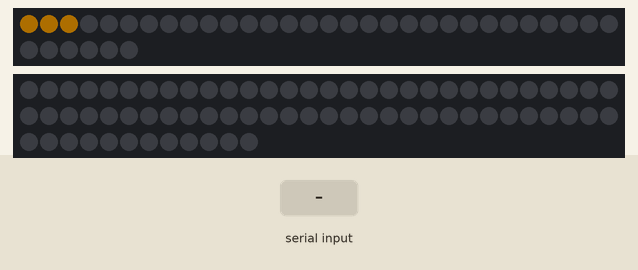
A sketch run on a simulated Arduino Uno, built for the host (arithmetic inside an expression is 32-bit, double 64-bit). Shown: 36 RGB LEDs in strip order, left to right, continuing on the next row, 72 RGB LEDs in strip order, left to right, continuing on the next row. The inputs (shaded band) are chosen by the test bench. Dim RGB values are drawn brighter than linear; the local clock reads 2024-03-15 10:24:30 at power-on unless the sketch sets it.

Above: at 3.7 s.
3.8 s: "90,45,200\n" received over Serial
At 5.2 s:
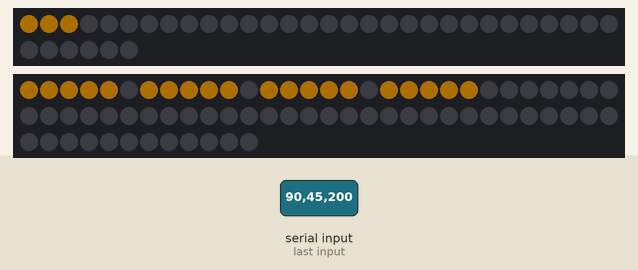
5.5 s: "30,150,10\n" received over Serial
At 6.9 s:
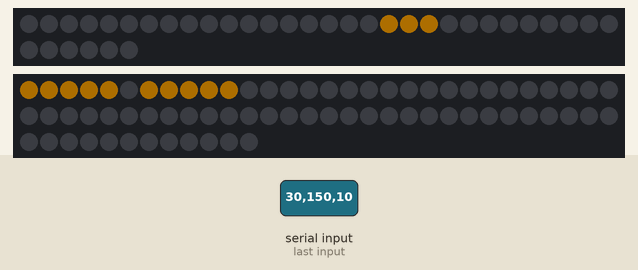
7.5 s: "set,150\n" received over Serial
Timing chart, 0 to 10.5 s (numbered marks = the images above; inputs shaded):
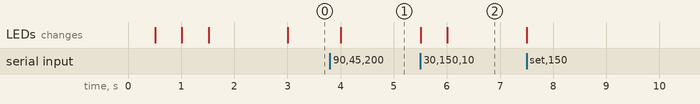

Measured:
- after the input at 3.8 s, the LEDs: change after 0.20 s (image 1)
- after the input at 5.5 s, the LEDs: first change at once (image 2 shows a later state)

The sketch:

vcp_stable.ino
```cpp
#include <Adafruit_NeoPixel.h>
#include <iarduino_RTC.h>

int lastMinute;
int lastMode;
bool isOn = true;
bool isActive = true;

//settings
int bpower = 1;       // 0 - off, 1 - on
int bbright = 50;      // brightness 0-250
int bmodes = 1;       // 1 - clock, 2 - illumination, 3 - lamp
int bcolor = 1;       // 1 - original, 2 - red, 3 - green, 4 - blue
int bauto = 0;        // automatic start and stop 0 - off, 1 - on
int bautostart = 0;   //start time, if auto is on
int bautostop = 0;    //stop time, if auto is off

//bluetooth data input
const byte numChars = 32;
char receivedChars[numChars];
char tempChars[numChars];        // temporary array for use when parsing
bool newData = false;

String mode;            // set time (time) or adjust settings (set)

int arg1 = 0;
int arg2 = 0;
int arg3 = 0;
int arg4 = 0;
int arg5 = 0;
int arg6 = 0;
int arg7 = 0;

//LED strips
Adafruit_NeoPixel hourStrip = Adafruit_NeoPixel(36, 13, NEO_GRB + NEO_KHZ800);
Adafruit_NeoPixel minuteStrip = Adafruit_NeoPixel(72, 12, NEO_GRB + NEO_KHZ800);

uint32_t orig = minuteStrip.Color(252,165,3);
uint32_t currentColor;

//Clock
iarduino_RTC time(RTC_DS3231);

void setup(){
  lastMinute=61;
  currentColor = orig;
  hourStrip.begin();
  minuteStrip.begin();
  minuteStrip.setBrightness(bbright);    // яркость, от 0 до 255
  hourStrip.setBrightness(bbright);
  minuteStrip.clear();                          // очистить
  minuteStrip.show();                           // отправить на ленту
  hourStrip.clear();
  hourStrip.show();
  Selftest();
  time.begin();
  time.settime(0,0,12,1,1,15,1);  // 0  сек, 51 мин, 21 час, 27, октября, 2015 года, вторник
  Serial.begin(9600);
}

void indicate(int hrStrip, int minStrip){
  //часы
  byte hourIndex;
  if(hrStrip < 12) hourIndex = hrStrip * 3;
  else hourIndex = hrStrip * 3 - 36;
  hourStrip.clear();
  for(int i = hourIndex; i < (hourIndex + 3); i++){
    hourStrip.setPixelColor(i, currentColor);
  }
  hourStrip.show();
  lastMinute = minStrip;

  // минуты

  if(minStrip == 0){
    minuteStrip.clear();
    minuteStrip.show();
  }
  byte minToTile = 5;
  int tiles = minStrip + minStrip/5; //кол-во клеток периметра
  for(int i = 0; i < tiles; i++){
    if(minToTile > 0){
      minuteStrip.setPixelColor(i, currentColor);
      minToTile--;
    }
    else{
      minuteStrip.setPixelColor(i, 0x000000);
      minToTile = 5;
    }
  }
  minuteStrip.show();
}

void updateTime(){
  if(millis()%1000==0){ // если прошла 1 секунда
      time.gettime();
      //проверяем изменилось ли время
      indicate(time.Hours, time.minutes);
      //Serial.println(time.gettime("d-m-Y, H:i:s, D")); // выводим время
  }
}

void updateBluetooth(){
  static byte ndx = 0;
    char endMarker = '\n';
    char rc;

    while (Serial.available() > 0 && newData == false) {
        rc = Serial.read();

        if (rc != endMarker) {
            receivedChars[ndx] = rc;
            ndx++;
            if (ndx >= numChars) {
                ndx = numChars - 1;
            }
        }
        else {
            receivedChars[ndx] = '\0'; // terminate the string
            ndx = 0;
            newData = true;
        }
    }
}

void applySettings(){
  bpower = arg1;

  bbright = arg2;
  hourStrip.setBrightness(bbright);
  minuteStrip.setBrightness(bbright);

  bmodes = arg3;

  bcolor = arg4;
  switch(bcolor){
    case 1:
      currentColor = orig;
      break;

    case 2:
      Serial.println(currentColor);
      currentColor = minuteStrip.Color(256,1,1);
      Serial.println(currentColor);
      break;

    case 3:
      currentColor = orig;
      break;

    case 4:
      currentColor = minuteStrip.Color(0,0,256);
      break;
  }

  bauto = arg5;
  bautostart = arg6;
  bautostop = arg7;
}

void checkNewData(){
  if (newData == true) {
        strcpy(tempChars, receivedChars);
            // this temporary copy is necessary to protect the original data
            //   because strtok() used in parseData() replaces the commas with \0
        parseData();
        if(mode == "set") applySettings();
        else{
          minuteStrip.clear();
          minuteStrip.show();
          time.settime(arg3, arg2, arg1, arg5, arg4, arg6, arg7);
        }
        newData = false;
  }
}

void parseData(){
  char * strtokIndx; // this is used by strtok() as an index

    strtokIndx = strtok(tempChars, ",");
    mode = strtokIndx;
    strtokIndx = strtok(NULL, ",");
    arg1 = atoi(strtokIndx);
    strtokIndx = strtok(NULL, ",");
    arg2 = atoi(strtokIndx);
    strtokIndx = strtok(NULL, ",");
    arg3 = atoi(strtokIndx);
    strtokIndx = strtok(NULL, ",");
    arg4 = atoi(strtokIndx);
    strtokIndx = strtok(NULL, ",");
    arg5 = atoi(strtokIndx);
    strtokIndx = strtok(NULL, ",");
    arg6 = atoi(strtokIndx);
    strtokIndx = strtok(NULL, ",");
    arg7 = atoi(strtokIndx);
}

void loop(){
  updateBluetooth();
  checkNewData();

  if(bpower == 1){
    isOn = true;

    if(bmodes == 1){
      if(lastMode == 2){     //if mode1 selected after mode2
        minuteStrip.clear();
        minuteStrip.show();
        lastMode = 1;
      }
      if(bauto == 0) {
        updateTime();
      }
      else if(bauto == 1){
        autoTime();
      }
    }
    else if(bmodes == 2){ // lantern mode
      hourStrip.fill(currentColor);
      hourStrip.show();
      minuteStrip.fill(currentColor);
      minuteStrip.show();
      lastMode = 2;
    }
  }
  else{ //if turned off
    turnoff();
  }
}

void autoTime(){
  if(millis()%1000==0){
    time.gettime();
  }
  if (time.Hours>=bautostart && time.Hours<bautostop){
      updateTime();
  }
  else{
    hourStrip.clear();
    hourStrip.show();
    minuteStrip.clear();
    minuteStrip.show();
  }
}

void turnoff(){
  if(isOn){
    hourStrip.clear();
    hourStrip.show();
    minuteStrip.clear();
    minuteStrip.show();
    isOn = false;
  }
}

void Selftest(){
  hourStrip.setPixelColor(33, 0xff0000);
  hourStrip.setPixelColor(34, 0xff0000);
  hourStrip.setPixelColor(35, 0xff0000);
  hourStrip.setPixelColor(0, 0xff0000);
  hourStrip.setPixelColor(1, 0xff0000);
  hourStrip.setPixelColor(2, 0xff0000);
  minuteStrip.setPixelColor(70, 0xff0000);
  minuteStrip.setPixelColor(0, 0xff0000);
  hourStrip.show();
  minuteStrip.show();
  delay(500);
  hourStrip.setPixelColor(33, 0x008000);
  hourStrip.setPixelColor(34, 0x008000);
  hourStrip.setPixelColor(35, 0x008000);
  hourStrip.setPixelColor(0, 0x008000);
  hourStrip.setPixelColor(1, 0x008000);
  hourStrip.setPixelColor(2, 0x008000);
  minuteStrip.setPixelColor(70, 0x008000);
  minuteStrip.setPixelColor(0, 0x008000);
  hourStrip.show();
  minuteStrip.show();
  delay(500);
  hourStrip.setPixelColor(33, 0x0000ff);
  hourStrip.setPixelColor(34, 0x0000ff);
  hourStrip.setPixelColor(35, 0x0000ff);
  hourStrip.setPixelColor(0, 0x0000ff);
  hourStrip.setPixelColor(1, 0x0000ff);
  hourStrip.setPixelColor(2, 0x0000ff);
  minuteStrip.setPixelColor(70, 0x0000ff);
  minuteStrip.setPixelColor(0, 0x0000ff);
  hourStrip.show();
  minuteStrip.show();
  delay(500);
  hourStrip.clear();
  minuteStrip.clear();
  hourStrip.show();
  minuteStrip.show();
  delay(1000);
}
```
